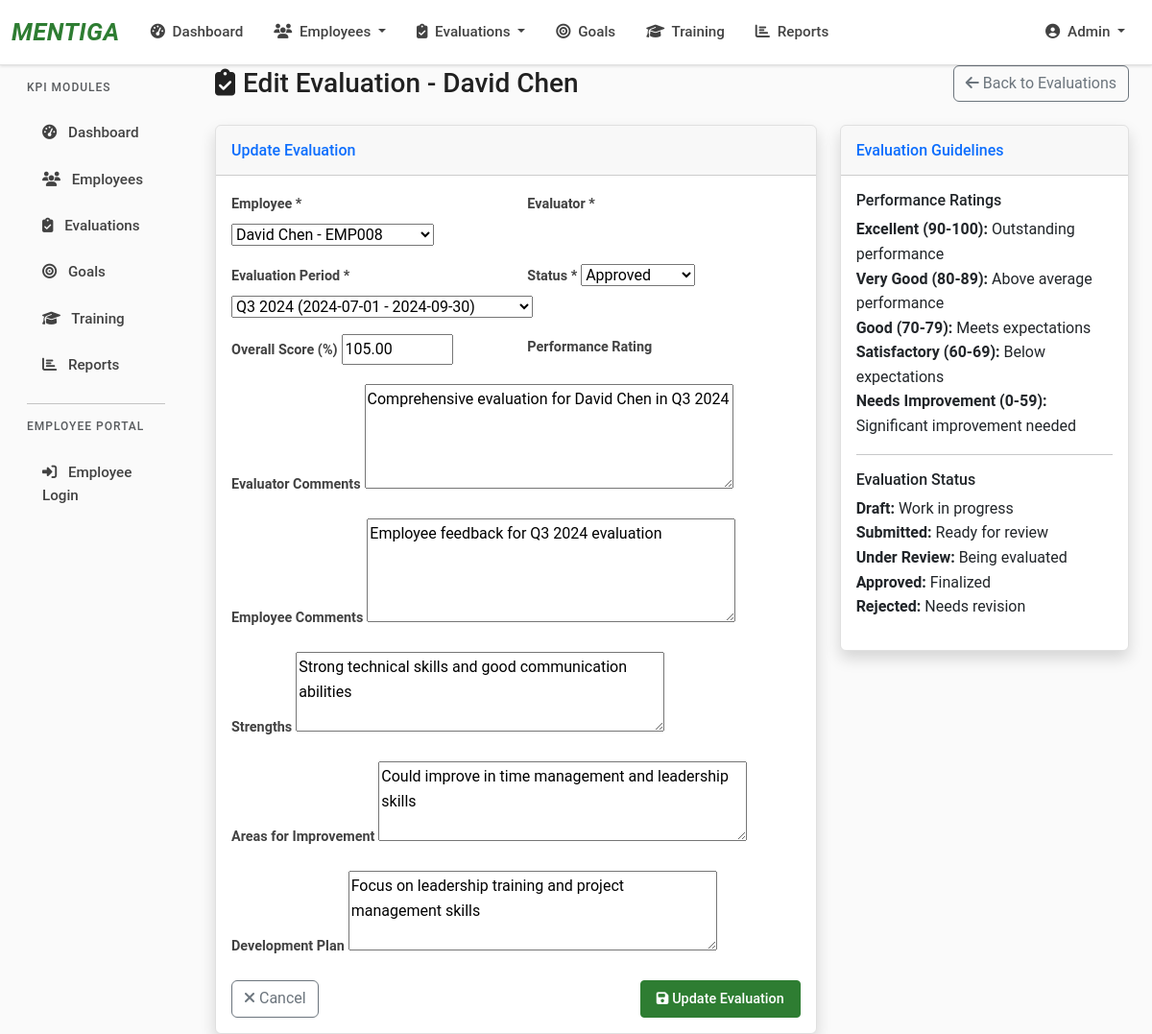
Screenshot of /employee/evaluations/24/edit/ (signed in) with the database file from the repository.
### KPI/models.py (models this page shows, shortened)
class Employee(models.Model):
    EMPLOYEE_STATUS = [
        ('active', 'Active'),
        ('inactive', 'Inactive'),
        ('terminated', 'Terminated'),
        ('probation', 'Probation'),
        ('contract', 'Contract'),
    ]
    GENDER_CHOICES = [
        ('M', 'Male'),
        ('F', 'Female'),
        ('O', 'Other'),
    ]
    user = models.OneToOneField(User, on_delete=models.CASCADE, null=True, blank=True)
    employee_id = models.CharField(max_length=20, unique=True)
    first_name = models.CharField(max_length=100)
    last_name = models.CharField(max_length=100)
    email = models.EmailField()
    phone = models.CharField(max_length=20, blank=True)
    department = models.ForeignKey(Department, on_delete=models.CASCADE)
    position = models.CharField(max_length=100)
    hire_date = models.DateField()
    status = models.CharField(max_length=20, choices=EMPLOYEE_STATUS, default='active')
    manager = models.ForeignKey('self', on_delete=models.SET_NULL, null=True, blank=True)
    gender = models.CharField(max_length=1, choices=GENDER_CHOICES, blank=True)
    date_of_birth = models.DateField(null=True, blank=True)
    address = models.TextField(blank=True)
    emergency_contact = models.CharField(max_length=100, blank=True)
    emergency_phone = models.CharField(max_length=20, blank=True)
    salary = models.DecimalField(max_digits=10, decimal_places=2, null=True, blank=True)
    created_at = models.DateTimeField(auto_now_add=True)
    def __str__(self):
        return f"{self.first_name} {self.last_name} - {self.employee_id}"
    @property
    def full_name(self):
        return f"{self.first_name} {self.last_name}"
    class Meta:
        ordering = ['first_name', 'last_name']

class Evaluation(models.Model):
    EVALUATION_STATUS = [
        ('draft', 'Draft'),
        ('submitted', 'Submitted'),
        ('reviewed', 'Reviewed'),
        ('approved', 'Approved'),
        ('rejected', 'Rejected'),
        ('under_review', 'Under Review'),
    ]
    PERFORMANCE_RATINGS = [
        ('excellent', 'Excellent (90-100)'),
        ('very_good', 'Very Good (80-89)'),
        ('good', 'Good (70-79)'),
        ('satisfactory', 'Satisfactory (60-69)'),
        ('needs_improvement', 'Needs Improvement (Below 60)'),
    ]
    employee = models.ForeignKey(Employee, on_delete=models.CASCADE)
    evaluator = models.ForeignKey(Employee, on_delete=models.CASCADE, related_name='evaluations_conducted')
    period = models.ForeignKey(EvaluationPeriod, on_delete=models.CASCADE)
    status = models.CharField(max_length=20, choices=EVALUATION_STATUS, default='draft')
    overall_score = models.DecimalField(max_digits=5, decimal_places=2, null=True, blank=True)
    performance_rating = models.CharField(max_length=20, choices=PERFORMANCE_RATINGS, null=True, blank=True)
    comments = models.TextField(blank=True)
    employee_comments = models.TextField(blank=True)
    strengths = models.TextField(blank=True)
    areas_for_improvement = models.TextField(blank=True)
    development_plan = models.TextField(blank=True)
    created_at = models.DateTimeField(auto_now_add=True)
    updated_at = models.DateTimeField(auto_now=True)
    submitted_at = models.DateTimeField(null=True, blank=True)
    reviewed_at = models.DateTimeField(null=True, blank=True)
    class Meta:
        ordering = ['-created_at']
        unique_together = ['employee', 'period']

### KPI/views.py (the view)
# urls.py: path('evaluations/<int:evaluation_id>/edit/', views.evaluation_edit, name='evaluation_edit'),
@login_required
def evaluation_edit(request, evaluation_id):
    evaluation = get_object_or_404(Evaluation, id=evaluation_id)
    if request.method == 'POST':
        form = EvaluationForm(request.POST, instance=evaluation)
        if form.is_valid():
            evaluation = form.save()
            messages.success(request, f'Evaluation for {evaluation.employee.full_name} updated successfully.')
            return redirect('KPI:evaluation_detail', evaluation_id=evaluation.id)
    else:
        form = EvaluationForm(instance=evaluation)
    context = {
        'form': form,
        'evaluation': evaluation,
        'title': f'Edit Evaluation - {evaluation.employee.full_name}',
        'action': 'Update'
    }
    return render(request, 'KPI/evaluation_form.html', context)

### KPI/forms.py
class EvaluationForm(forms.ModelForm):
    class Meta:
        model = Evaluation
        fields = [
            'employee', 'period', 'status', 'overall_score',
            'comments', 'employee_comments', 'strengths',
            'areas_for_improvement', 'development_plan'
        ]
        widgets = {
            'comments': forms.Textarea(attrs={'rows': 4}),
            'employee_comments': forms.Textarea(attrs={'rows': 4}),
            'strengths': forms.Textarea(attrs={'rows': 3}),
            'areas_for_improvement': forms.Textarea(attrs={'rows': 3}),
            'development_plan': forms.Textarea(attrs={'rows': 3}),
            'overall_score': forms.NumberInput(attrs={'min': '0', 'max': '100', 'step': '0.01'}),
        }

### KPI/models.py (called while the page is built)
    def __str__(self):
        return f"{self.name} ({self.start_date} - {self.end_date})"

### KPI/templates/KPI/evaluation_form.html (shortened to what this page needs)
{% extends 'KPI/base.html' %}
{% load static %}
{% block content %}
<div class="container-fluid">
    <div class="d-sm-flex align-items-center justify-content-between mb-4">
        <h1 class="h3 mb-0 text-gray-800">
            <i class="fas fa-clipboard-check me-2"></i>{{ title }}
        </h1>
        <a href="{% url 'KPI:evaluation_list' %}" class="btn btn-outline-secondary">
            <i class="fas fa-arrow-left me-1"></i>Back to Evaluations
        </a>
    </div>
    <div class="row">
        <div class="col-lg-8">
            <div class="card shadow">
                <div class="card-header py-3">
                    <h6 class="m-0 font-weight-bold text-primary">{{ action }} Evaluation</h6>
                </div>
                <div class="card-body">
                    <form method="post">
                        <div class="row">
                            <div class="col-md-6">
                                <div class="mb-3">
                                    <label for="{{ form.employee.id_for_label }}" class="form-label">Employee *</label>
                                    {{ form.employee }}
                                </div>
                            </div>
                            <div class="col-md-6">
                                <div class="mb-3">
                                    <label for="{{ form.evaluator.id_for_label }}" class="form-label">Evaluator *</label>
                                </div>
                            </div>
                        </div>
                        <div class="row">
                            <div class="col-md-6">
                                <div class="mb-3">
                                    <label for="{{ form.period.id_for_label }}" class="form-label">Evaluation Period *</label>
                                    {{ form.period }}
                                </div>
                            </div>
                            <div class="col-md-6">
                                <div class="mb-3">
                                    <label for="{{ form.status.id_for_label }}" class="form-label">Status *</label>
                                    {{ form.status }}
                                </div>
                            </div>
                        </div>
                        <div class="row">
                            <div class="col-md-6">
                                <div class="mb-3">
                                    <label for="{{ form.overall_score.id_for_label }}" class="form-label">Overall Score (%)</label>
                                    {{ form.overall_score }}
                                </div>
                            </div>
                            <div class="col-md-6">
                                <div class="mb-3">
                                    <label for="{{ form.performance_rating.id_for_label }}" class="form-label">Performance Rating</label>
                                </div>
                            </div>
                        </div>
                        <div class="mb-3">
                            <label for="{{ form.comments.id_for_label }}" class="form-label">Evaluator Comments</label>
                            {{ form.comments }}
                        </div>
                        <div class="mb-3">
                            <label for="{{ form.employee_comments.id_for_label }}" class="form-label">Employee Comments</label>
                            {{ form.employee_comments }}
                        </div>
                        <div class="mb-3">
                            <label for="{{ form.strengths.id_for_label }}" class="form-label">Strengths</label>
                            {{ form.strengths }}
                        </div>
                        <div class="mb-3">
                            <label for="{{ form.areas_for_improvement.id_for_label }}" class="form-label">Areas for Improvement</label>
                            {{ form.areas_for_improvement }}
                        </div>
                        <div class="mb-3">
                            <label for="{{ form.development_plan.id_for_label }}" class="form-label">Development Plan</label>
                            {{ form.development_plan }}
                        </div>
                        <div class="d-flex justify-content-between">
                            <a href="{% url 'KPI:evaluation_list' %}" class="btn btn-outline-secondary">
                                <i class="fas fa-times me-1"></i>Cancel
                            </a>
                            <button type="submit" class="btn btn-primary">
                                <i class="fas fa-save me-1"></i>{{ action }} Evaluation
                            </button>
                        </div>
                    </form>
                </div>
            </div>
        </div>
        <div class="col-lg-4">
            <div class="card shadow">
                <div class="card-header py-3">
                    <h6 class="m-0 font-weight-bold text-primary">Evaluation Guidelines</h6>
                </div>
                <div class="card-body">
                    <h6 class="font-weight-bold">Performance Ratings</h6>
                    <ul class="list-unstyled">
                        <li><strong>Excellent (90-100):</strong> Outstanding performance</li>
                        <li><strong>Very Good (80-89):</strong> Above average performance</li>
                        <li><strong>Good (70-79):</strong> Meets expectations</li>
                        <li><strong>Satisfactory (60-69):</strong> Below expectations</li>
                        <li><strong>Needs Improvement (0-59):</strong> Significant improvement needed</li>
                    </ul>
                    <hr>
                    <h6 class="font-weight-bold">Evaluation Status</h6>
                    <ul class="list-unstyled">
                        <li><strong>Draft:</strong> Work in progress</li>
                        <li><strong>Submitted:</strong> Ready for review</li>
                        <li><strong>Under Review:</strong> Being evaluated</li>
                        <li><strong>Approved:</strong> Finalized</li>
                        <li><strong>Rejected:</strong> Needs revision</li>
                    </ul>
                </div>
            </div>
        </div>
    </div>
</div>
{% endblock %}

### KPI/templates/KPI/base.html (style rules this page uses)
:root { --mentiga-green: #2E7D32; --mentiga-dark-green: #1B5E20; --mentiga-light-green: #A5D6A7; --mentiga-blue: #1565C0; --mentiga-dark-blue: #0D47A1; --mentiga-gray: #424242; --mentiga-light-gray: #757575; }
body { font-family: 'Roboto', 'Segoe UI', Tahoma, Geneva, Verdana, sans-serif; background-color: #FAFAFA; color: #212121; line-height: 1.6; }
.btn-primary { background-color: var(--mentiga-green); border-color: var(--mentiga-green); font-weight: 500; font-size: 0.9rem; padding: 0.5rem 1rem; border-radius: 4px; transition: all 0.2s ease; }
.card { border: 1px solid #E0E0E0; box-shadow: 0 1px 3px rgba(0,0,0,0.08); border-radius: 6px; }
.form-label { font-weight: 600; color: var(--mentiga-gray); margin-bottom: 0.5rem; font-size: 0.9rem; }

### rows the page displays
Employee: employee "David Chen - EMP008"
Evaluation: period "Q3 2024 (2024-07-01 - 2024-09-30)", status "Approved", overall_score "105.00", comments "Comprehensive evaluation for David Chen in Q3 2024", employee_comments "Employee feedback for Q3 2024 evaluation", strengths "Strong technical skills and good communication abilities", areas_for_improvement "Could improve in time management and leadership skills", development_plan "Focus on leadership training and project management skills"

### other values shown
{{ title }} "Edit Evaluation - David Chen"
{{ action }} "Update"
